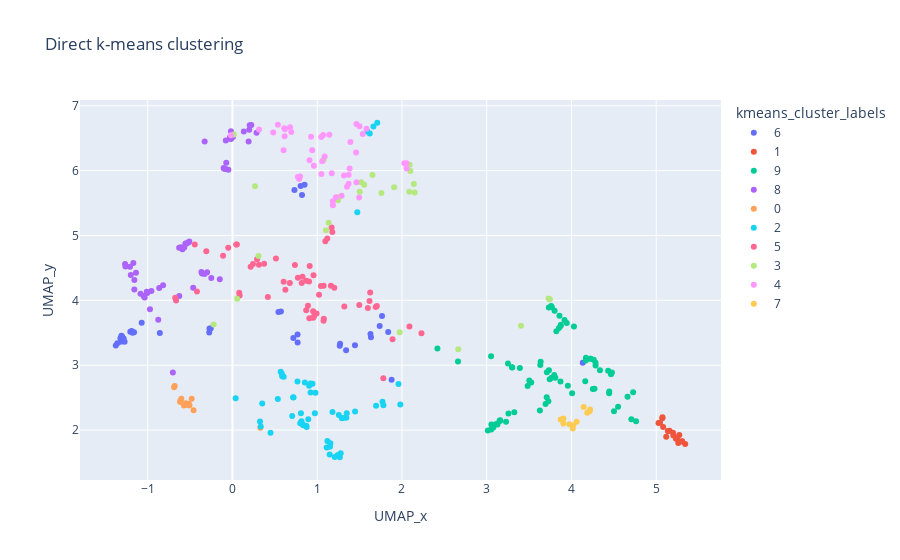

The code cell stored with this chart in its notebook:
### Code cell
px.scatter(data_frame=hla_df.reset_index(), x="UMAP_x", y="UMAP_y", hover_name="sample_name", color="kmeans_cluster_labels", title="Direct k-means clustering")
